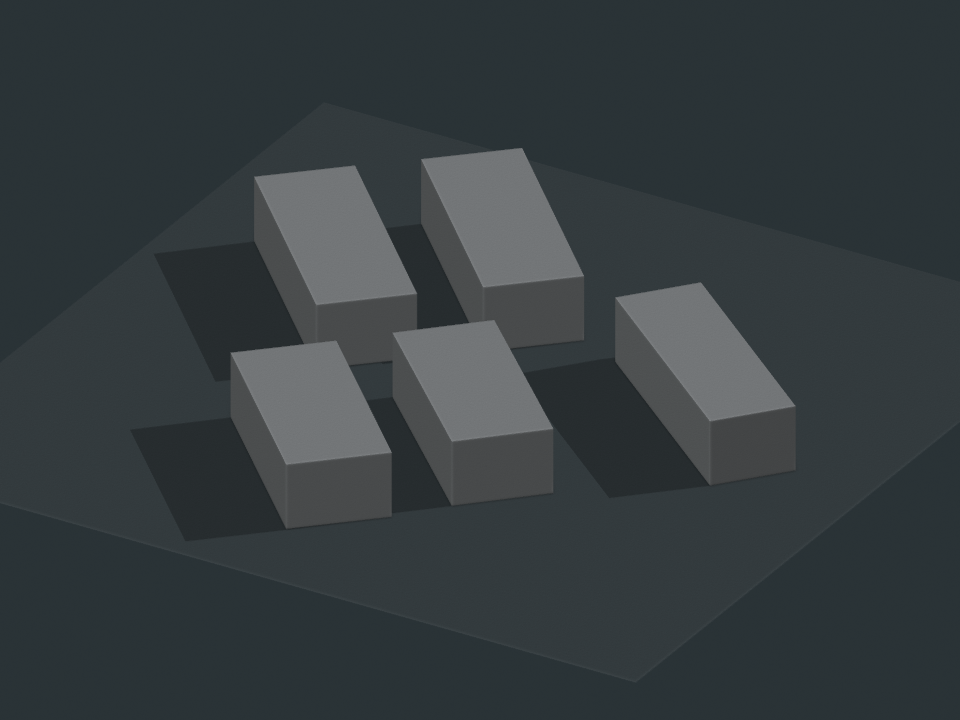
#> input picture test_artifacts/all-models/massing-v2/test_debi-fahua-525-massing-v2-side.png, 960 x 720 px, given in place of test_film-art-center-massing-v2-canonical.png, which was not available
$ python test_make_xinhua_road_clean_massing_contact_sheets.py
#> lines starting #> are read from the running program, lines starting #| are printed output that depends on the picture; pictures that were not available may be replaced by others from this repository, and a replacement may not be noted
"""为 8 个道路 POI 干净 Massing v2 生成双视角联系表。"""

from pathlib import Path

from PIL import Image, ImageDraw, ImageFont


ROOT = Path(__file__).resolve().parents[1]
SOURCE_DIR = ROOT / "test_artifacts/all-models/massing-v2"
SLUGS = [
    "film-art-center",
    "one-step-garden",
    "xinhua-villas-329",
    "villa-le-bec",
    "shanghai-orchestra",
    "xinhua-pocket-park",
    "debi-fahua-525",
    "fics-xinhua-365",
]


def make_sheet(direction: str) -> None:
#> called with direction = 'canonical'
    columns = 4
    rows = 2
    cell_width = 480
    cell_height = 410
    image_size = 450
    sheet = Image.new(
        "RGB",
        (columns * cell_width, rows * cell_height),
        "#161b1d",
    )
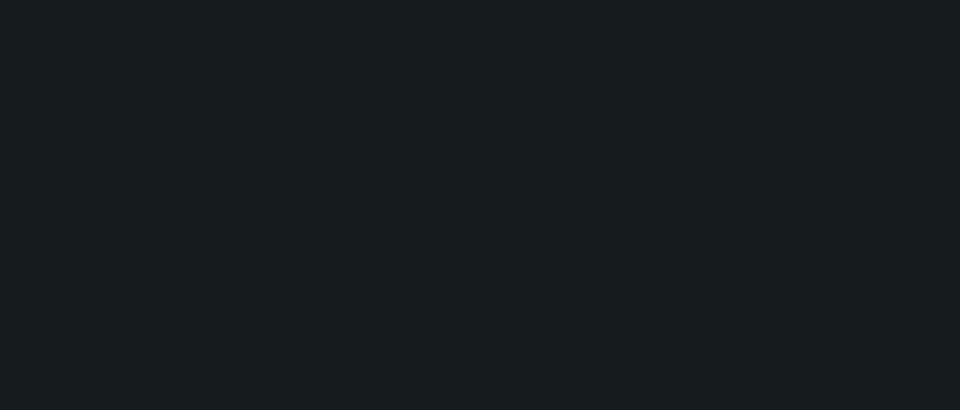
#> sheet: PIL image 1920x820 RGB (shown at 1/2 size); mean R, G, B 22, 27, 29
    draw = ImageDraw.Draw(sheet)
    font = ImageFont.load_default(size=17)
    for index, slug in enumerate(SLUGS):
        source = Image.open(
            SOURCE_DIR / f"test_{slug}-massing-v2-{direction}.png"
        ).convert("RGB")
        source.thumbnail((image_size, 350))
#> source: PIL image 450x338 RGB
        column = index % columns
        row = index // columns
        x = column * cell_width + (cell_width - source.width) // 2
#> x = 15
        y = row * cell_height + 8
        sheet.paste(source, (x, y))
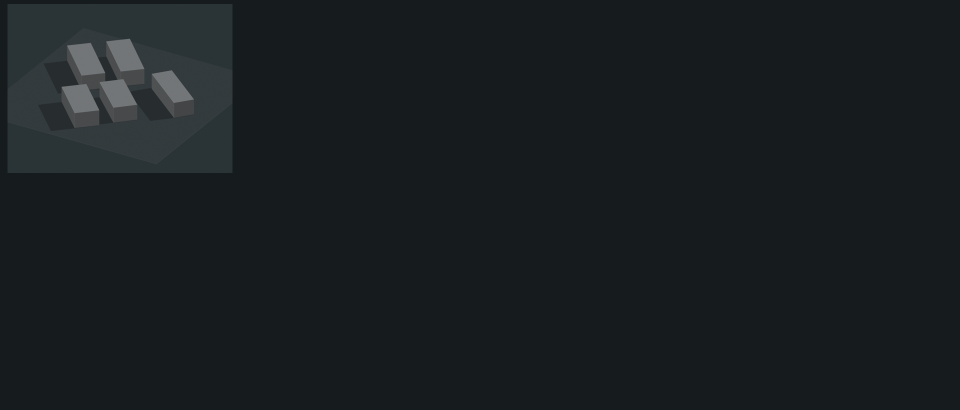
#> sheet: PIL image 1920x820 RGB (shown at 1/2 size); mean R, G, B 25, 30.2, 32.3
        draw.text(
            (column * cell_width + 14, row * cell_height + 370),
            slug,
            fill="#f0f1ed",
            font=font,
        )
    sheet.save(
        SOURCE_DIR
        / f"test_xinhua-road-clean-massing-v2-{direction}-contact-sheet.png"
    )


for view in ("canonical", "side"):
#> (the run stopped early here; a loop or call above may not have finished)

$ run again, on test_artifacts/all-models/massing-v2/test_shanghai-orchestra-massing-v2-side.png
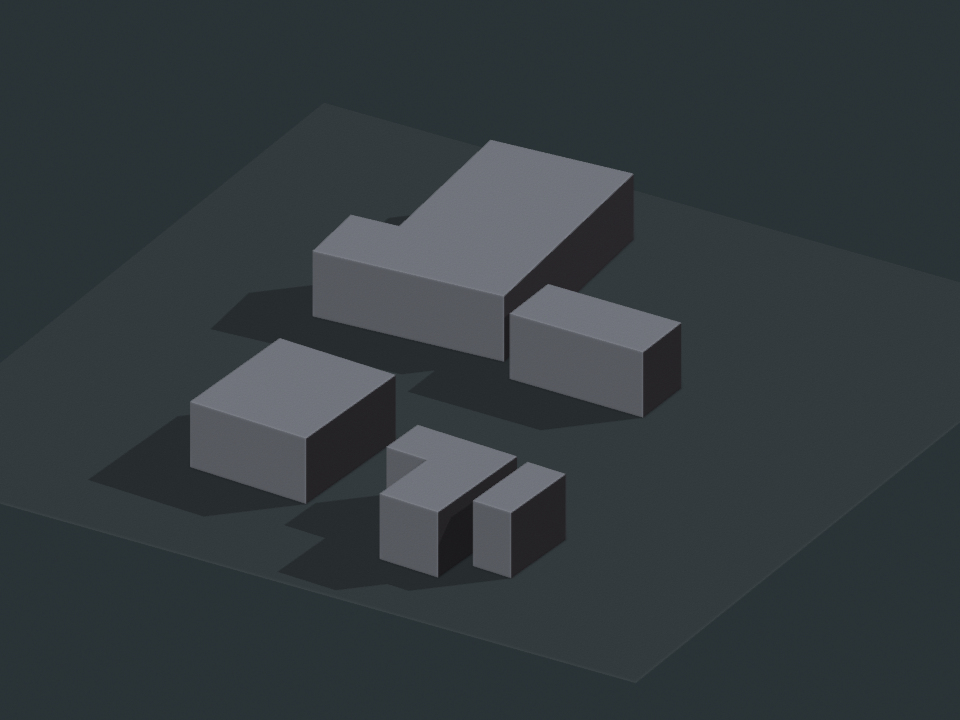
#> input picture test_artifacts/all-models/massing-v2/test_shanghai-orchestra-massing-v2-side.png, 960 x 720 px, given in place of test_film-art-center-massing-v2-canonical.png, which was not available
#> in make_sheet, `sheet.paste(source, (x, y))`:
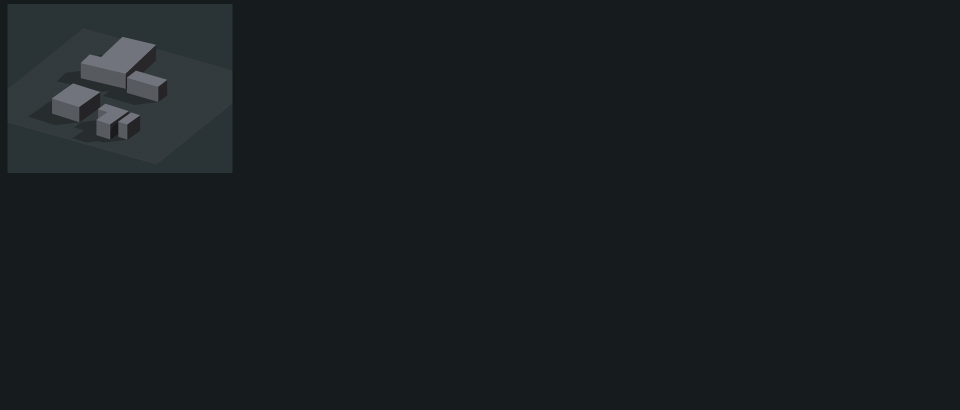
#> sheet: PIL image 1920x820 RGB (shown at 1/2 size); mean R, G, B 24.9, 30.1, 32.2
